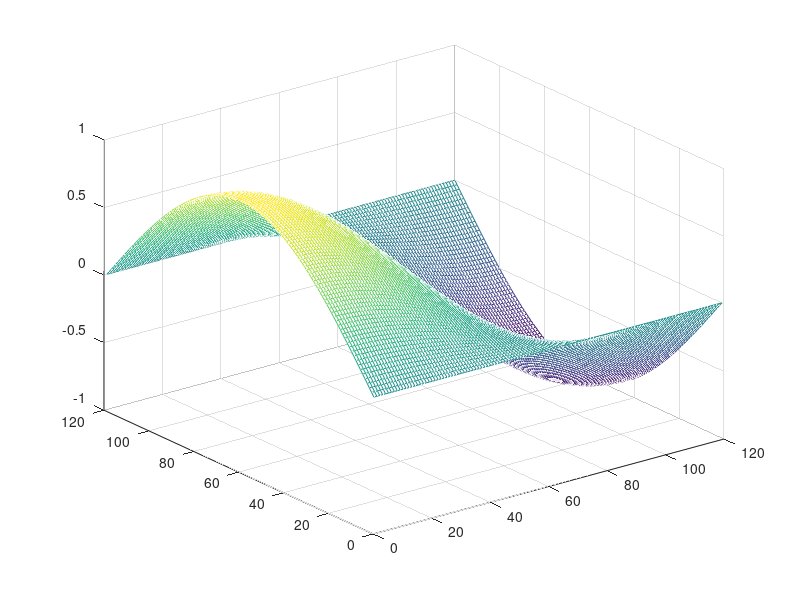
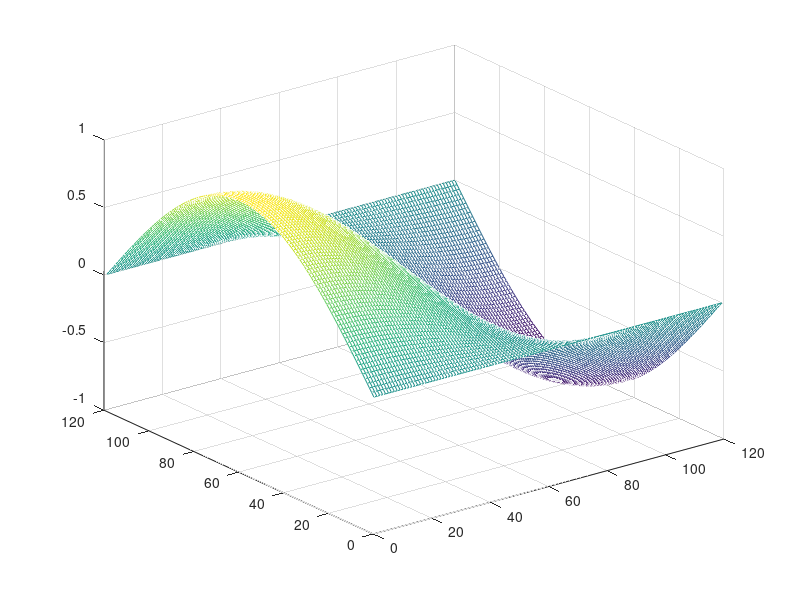
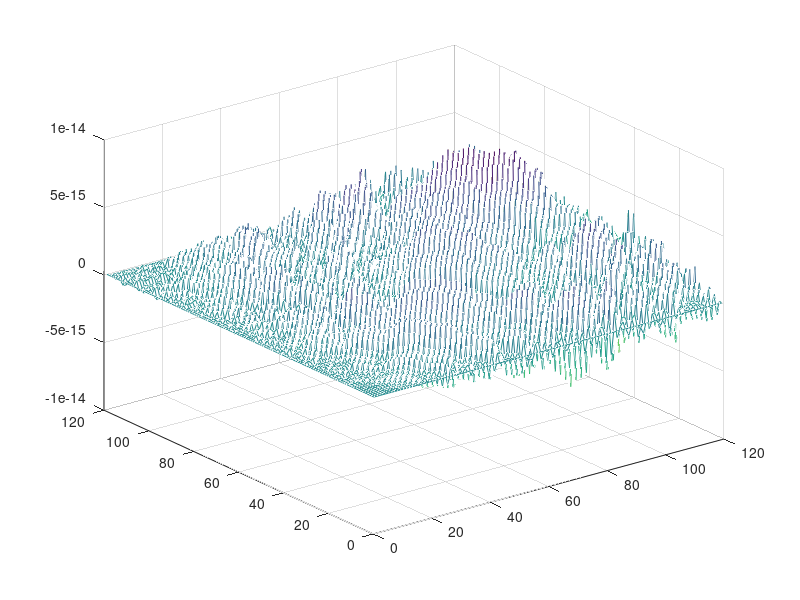

MATLAB code to generate these figures, in order:
%function [ utdata ] = wawesolver( m,n,k,prob,solmeth,conv,para )
clear
close all
m = 120;
k = 120;
%%% Initsiell data
utdata = zeros(1,3);
X = linspace(0,1,m);
hs =X(2)-X(1);
T = linspace(0,1,k); 
ht = T(2)-T(1);
A = -1/hs^2*gallery('tridiag', m-2);

ant = 1;


U = zeros(m,k);
U(:,1) = sin(pi*X);
U(2:end-1,2) = U(2:end-1,1) + 0.5*ht^2*(A*U(2:end-1,1));

for i = 3:k
    U(2:end-1,i) = 2*U(2:end-1,i-1) - U(2:end-1,i-2) + ht^2*(A*U(2:end-1,i-1));

end

mesh(U)

correctsolution = sin(pi*X)'*cos(pi*T);


figure(2)
mesh(correctsolution)


figure(3)
mesh(U-correctsolution)
error = max(max(abs(U-correctsolution)))


